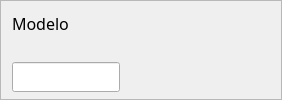
                               <widget class="QFrame" name="f5model">
                                <property name="minimumSize">
                                 <size>
                                  <width>0</width>
                                  <height>80</height>
                                 </size>
                                </property>
                                <property name="frameShape">
                                 <enum>QFrame::StyledPanel</enum>
                                </property>
                                <property name="frameShadow">
                                 <enum>QFrame::Raised</enum>
                                </property>
                                <layout class="QVBoxLayout" name="verticalLayout_23">
                                 <property name="spacing">
                                  <number>10</number>
                                 </property>
                                 <property name="topMargin">
                                  <number>0</number>
                                 </property>
                                 <property name="bottomMargin">
                                  <number>0</number>
                                 </property>
                                 <item>
                                  <widget class="QLabel" name="lb_model">
                                   <property name="minimumSize">
                                    <size>
                                     <width>0</width>
                                     <height>30</height>
                                    </size>
                                   </property>
                                   <property name="font">
                                    <font>
                                     <family>Microsoft YaHei</family>
                                     <pointsize>12</pointsize>
                                     <weight>50</weight>
                                     <italic>false</italic>
                                     <bold>false</bold>
                                    </font>
                                   </property>
                                   <property name="text">
                                    <string>Modelo</string>
                                   </property>
                                   <property name="textFormat">
                                    <enum>Qt::AutoText</enum>
                                   </property>
                                  </widget>
                                 </item>
                                 <item>
                                  <layout class="QHBoxLayout" name="horizontalLayout_17">
                                   <property name="spacing">
                                    <number>0</number>
                                   </property>
                                   <property name="topMargin">
                                    <number>0</number>
                                   </property>
                                   <property name="bottomMargin">
                                    <number>0</number>
                                   </property>
                                   <item>
                                    <widget class="QLineEdit" name="le_model">
                                     <property name="minimumSize">
                                      <size>
                                       <width>0</width>
                                       <height>30</height>
                                      </size>
                                     </property>
                                    </widget>
                                   </item>
                                   <item>
                                    <spacer name="horizontalSpacer_18">
                                     <property name="orientation">
                                      <enum>Qt::Horizontal</enum>
                                     </property>
                                     <property name="sizeType">
                                      <enum>QSizePolicy::Fixed</enum>
                                     </property>
                                     <property name="sizeHint" stdset="0">
                                      <size>
                                       <width>50</width>
                                       <height>10</height>
                                      </size>
                                     </property>
                                    </spacer>
                                   </item>
                                   <item>
                                    <widget class="QLabel" name="lb_modelERR">
                                     <property name="minimumSize">
                                      <size>
                                       <width>100</width>
                                       <height>30</height>
                                      </size>
                                     </property>
                                     <property name="text">
                                      <string/>
                                     </property>
                                    </widget>
                                   </item>
                                  </layout>
                                 </item>
                                </layout>
                               </widget>
